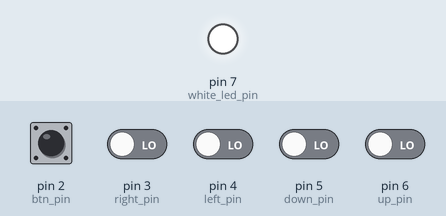
Bench run of a sketch on a simulated Arduino Leonardo, built with avr-gcc and run on an emulated ATmega32U4. On the bench: output pins drawn as LEDs (lit = HIGH). The test bench sets the inputs (shaded band); at power-on: pin 2 (btn_pin) HIGH, pin 3 (right_pin), pin 4 (left_pin), pin 5 (down_pin), pin 6 (up_pin) LOW. USB keyboard and mouse output is not drawn.

Above: at 1.2 s.
1.3 s: pin 2 (btn_pin) pulled LOW for 0.15 s
At 1.37 s:
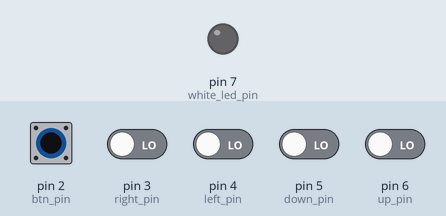
Timing chart, 0 to 4.3 s (numbered marks = the images above; inputs shaded):
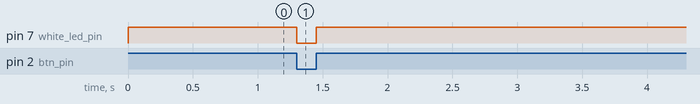

The sketch:

blackberry_mini_trackball.ino
```cpp
#include <Mouse.h>
#define bounce_interval       30
#define base_move_pixels      5
#define exponential_bound     15
#define exponential_base      1.2
// pin definition
#define btn_pin               2
#define right_pin             3
#define left_pin              4
#define down_pin              5
#define up_pin                6
#define white_led_pin         7

class Direction {
public:
  Direction(int pin1, int pin2) {
    this->pins[0] = pin1;
    this->pins[1] = pin2;
    pinMode(this->pins[0], INPUT);
    pinMode(this->pins[1], INPUT);
  };
  int read_action() {
    for(int i = 0; i < 2; ++i) {
      this->current_actions[i] = digitalRead(this->pins[i]);
      this->current_action_times[i] = millis();
      if(this->current_actions[i] != this->last_actions[i]) {
        this->last_actions[i] = this->current_actions[i];
        exponential = (exponential_bound - (this->current_action_times[i] - this->last_action_times[i]));
        exponential = (exponential > 0) ? exponential : 1;
        move_multiply = exponential_base;
        for(int i = 0; i < exponential; ++i) {
          move_multiply *= exponential_base;
        }
        this->last_action_times[i] = this->current_action_times[i];
        if(i == 0) {
          return (-1) * base_move_pixels * move_multiply;
        } else {
          return base_move_pixels * move_multiply;
        }
      }
    }
    return 0;
  };
private:
  int pins[2];
  int current_actions[2];
  int last_actions[2];
  int  exponential;
  double move_multiply;
  unsigned long current_action_times[2];
  unsigned long last_action_times[2];
};

// button and debounce
int btn_state;
int btn_read_state;
unsigned long btn_current_action_time;
unsigned long btn_last_action_time;

// mouse move
int x_move, y_move;
Direction x_direction(left_pin, right_pin);
Direction y_direction(up_pin, down_pin);

void setup() {
  Serial.begin(115200);
  pinMode(white_led_pin, OUTPUT);
  pinMode(btn_pin, INPUT);
  digitalWrite(white_led_pin, HIGH);
  Mouse.begin();
}

void loop() {
  btn_read_state = digitalRead(btn_pin);
  if(btn_read_state != btn_state) {
    btn_current_action_time = millis();
    if(btn_current_action_time - btn_last_action_time > bounce_interval) {
      btn_state = btn_read_state;
      btn_last_action_time = btn_current_action_time;
      if(btn_state == HIGH) {
        digitalWrite(white_led_pin, HIGH);
        Mouse.release();
      } else {
        digitalWrite(white_led_pin, LOW);
        Mouse.press();
      }
    }
  }

  x_move = x_direction.read_action();
  y_move = y_direction.read_action();
  if(x_move != 0 || y_move != 0) {
    Mouse.move(x_move, y_move, 0);
  }
}
```

Measured:
- after the input at 1.3 s, pin 7 (white_led_pin): HIGH → LOW at once, → HIGH 0.15 s later
